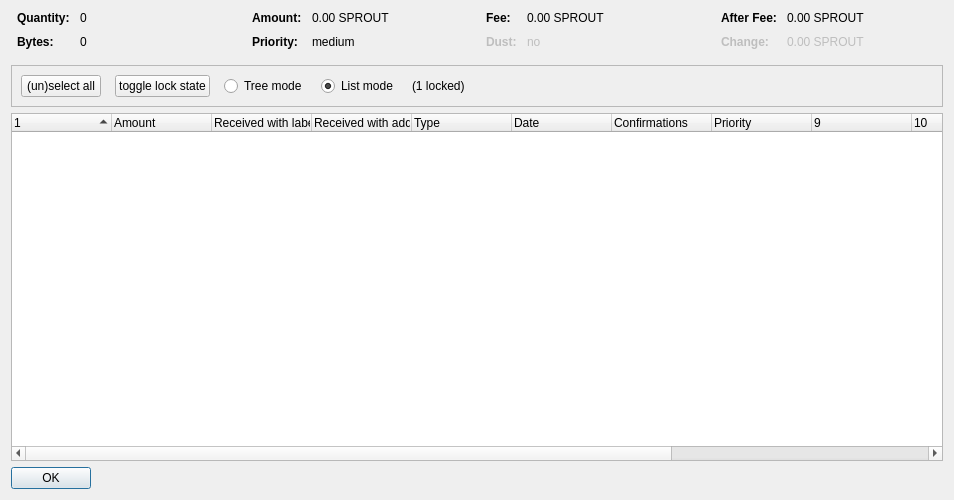
<?xml version="1.0" encoding="UTF-8"?>
<ui version="4.0">
 <class>CoinControlDialog</class>
 <widget class="QDialog" name="CoinControlDialog">
  <property name="geometry">
   <rect>
    <x>0</x>
    <y>0</y>
    <width>954</width>
    <height>500</height>
   </rect>
  </property>
  <property name="windowTitle">
   <string>Coin Selection</string>
  </property>
  <layout class="QVBoxLayout" name="verticalLayout">
   <item>
    <layout class="QHBoxLayout" name="horizontalLayoutTop" stretch="0,0,0,0">
     <property name="topMargin">
      <number>0</number>
     </property>
     <property name="bottomMargin">
      <number>10</number>
     </property>
     <item>
      <layout class="QFormLayout" name="formLayoutCoinControl1">
       <property name="horizontalSpacing">
        <number>10</number>
       </property>
       <property name="verticalSpacing">
        <number>10</number>
       </property>
       <property name="leftMargin">
        <number>6</number>
       </property>
       <property name="rightMargin">
        <number>6</number>
       </property>
       <item row="0" column="0">
        <widget class="QLabel" name="labelCoinControlQuantityText">
         <property name="font">
          <font>
           <weight>75</weight>
           <bold>true</bold>
          </font>
         </property>
         <property name="text">
          <string>Quantity:</string>
         </property>
        </widget>
       </item>
       <item row="0" column="1">
        <widget class="QLabel" name="labelCoinControlQuantity">
         <property name="cursor">
          <cursorShape>IBeamCursor</cursorShape>
         </property>
         <property name="contextMenuPolicy">
          <enum>Qt::ActionsContextMenu</enum>
         </property>
         <property name="text">
          <string notr="true">0</string>
         </property>
         <property name="textInteractionFlags">
          <set>Qt::LinksAccessibleByMouse|Qt::TextSelectableByKeyboard|Qt::TextSelectableByMouse</set>
         </property>
        </widget>
       </item>
       <item row="1" column="0">
        <widget class="QLabel" name="labelCoinControlBytesText">
         <property name="font">
          <font>
           <weight>75</weight>
           <bold>true</bold>
          </font>
         </property>
         <property name="text">
          <string>Bytes:</string>
         </property>
        </widget>
       </item>
       <item row="1" column="1">
        <widget class="QLabel" name="labelCoinControlBytes">
         <property name="cursor">
          <cursorShape>IBeamCursor</cursorShape>
         </property>
         <property name="contextMenuPolicy">
          <enum>Qt::ActionsContextMenu</enum>
         </property>
         <property name="text">
          <string notr="true">0</string>
         </property>
         <property name="textInteractionFlags">
          <set>Qt::LinksAccessibleByMouse|Qt::TextSelectableByKeyboard|Qt::TextSelectableByMouse</set>
         </property>
        </widget>
       </item>
      </layout>
     </item>
     <item>
      <layout class="QFormLayout" name="formLayoutCoinControl2">
       <property name="horizontalSpacing">
        <number>10</number>
       </property>
       <property name="verticalSpacing">
        <number>10</number>
       </property>
       <property name="leftMargin">
        <number>6</number>
       </property>
       <property name="rightMargin">
        <number>6</number>
       </property>
       <item row="0" column="0">
        <widget class="QLabel" name="labelCoinControlAmountText">
         <property name="font">
          <font>
           <weight>75</weight>
           <bold>true</bold>
          </font>
         </property>
         <property name="text">
          <string>Amount:</string>
         </property>
        </widget>
       </item>
       <item row="0" column="1">
        <widget class="QLabel" name="labelCoinControlAmount">
         <property name="cursor">
          <cursorShape>IBeamCursor</cursorShape>
         </property>
         <property name="contextMenuPolicy">
          <enum>Qt::ActionsContextMenu</enum>
         </property>
         <property name="text">
          <string notr="true">0.00 SPROUT</string>
         </property>
         <property name="textInteractionFlags">
          <set>Qt::LinksAccessibleByMouse|Qt::TextSelectableByKeyboard|Qt::TextSelectableByMouse</set>
         </property>
        </widget>
       </item>
       <item row="1" column="0">
        <widget class="QLabel" name="labelCoinControlPriorityText">
         <property name="font">
          <font>
           <weight>75</weight>
           <bold>true</bold>
          </font>
         </property>
         <property name="text">
          <string>Priority:</string>
         </property>
        </widget>
       </item>
       <item row="1" column="1">
        <widget class="QLabel" name="labelCoinControlPriority">
         <property name="cursor">
          <cursorShape>IBeamCursor</cursorShape>
         </property>
         <property name="contextMenuPolicy">
          <enum>Qt::ActionsContextMenu</enum>
         </property>
         <property name="text">
          <string>medium</string>
         </property>
         <property name="textInteractionFlags">
          <set>Qt::LinksAccessibleByMouse|Qt::TextSelectableByKeyboard|Qt::TextSelectableByMouse</set>
         </property>
        </widget>
       </item>
      </layout>
     </item>
     <item>
      <layout class="QFormLayout" name="formLayoutCoinControl3">
       <property name="horizontalSpacing">
        <number>10</number>
       </property>
       <property name="verticalSpacing">
        <number>10</number>
       </property>
       <property name="leftMargin">
        <number>6</number>
       </property>
       <property name="rightMargin">
        <number>6</number>
       </property>
       <item row="0" column="0">
        <widget class="QLabel" name="labelCoinControlFeeText">
         <property name="font">
          <font>
           <weight>75</weight>
           <bold>true</bold>
          </font>
         </property>
         <property name="text">
          <string>Fee:</string>
         </property>
        </widget>
       </item>
       <item row="0" column="1">
        <widget class="QLabel" name="labelCoinControlFee">
         <property name="cursor">
          <cursorShape>IBeamCursor</cursorShape>
         </property>
         <property name="contextMenuPolicy">
          <enum>Qt::ActionsContextMenu</enum>
         </property>
         <property name="text">
          <string notr="true">0.00 SPROUT</string>
         </property>
         <property name="textInteractionFlags">
          <set>Qt::LinksAccessibleByMouse|Qt::TextSelectableByKeyboard|Qt::TextSelectableByMouse</set>
         </property>
        </widget>
       </item>
       <item row="1" column="0">
        <widget class="QLabel" name="labelCoinControlLowOutputText">
         <property name="enabled">
          <bool>false</bool>
         </property>
         <property name="font">
          <font>
           <weight>75</weight>
           <bold>true</bold>
          </font>
         </property>
         <property name="text">
          <string>Dust:</string>
         </property>
        </widget>
       </item>
       <item row="1" column="1">
        <widget class="QLabel" name="labelCoinControlLowOutput">
         <property name="enabled">
          <bool>false</bool>
         </property>
         <property name="cursor">
          <cursorShape>IBeamCursor</cursorShape>
         </property>
         <property name="contextMenuPolicy">
          <enum>Qt::ActionsContextMenu</enum>
         </property>
         <property name="text">
          <string>no</string>
         </property>
         <property name="textInteractionFlags">
          <set>Qt::LinksAccessibleByMouse|Qt::TextSelectableByKeyboard|Qt::TextSelectableByMouse</set>
         </property>
        </widget>
       </item>
      </layout>
     </item>
     <item>
      <layout class="QFormLayout" name="formLayoutCoinControl4">
       <property name="horizontalSpacing">
        <number>10</number>
       </property>
       <property name="verticalSpacing">
        <number>10</number>
       </property>
       <property name="leftMargin">
        <number>6</number>
       </property>
       <property name="rightMargin">
        <number>6</number>
       </property>
       <item row="0" column="0">
        <widget class="QLabel" name="labelCoinControlAfterFeeText">
         <property name="font">
          <font>
           <weight>75</weight>
           <bold>true</bold>
          </font>
         </property>
         <property name="text">
          <string>After Fee:</string>
         </property>
        </widget>
       </item>
       <item row="0" column="1">
        <widget class="QLabel" name="labelCoinControlAfterFee">
         <property name="cursor">
          <cursorShape>IBeamCursor</cursorShape>
         </property>
         <property name="contextMenuPolicy">
          <enum>Qt::ActionsContextMenu</enum>
         </property>
         <property name="text">
          <string notr="true">0.00 SPROUT</string>
         </property>
         <property name="textInteractionFlags">
          <set>Qt::LinksAccessibleByMouse|Qt::TextSelectableByKeyboard|Qt::TextSelectableByMouse</set>
         </property>
        </widget>
       </item>
       <item row="1" column="0">
        <widget class="QLabel" name="labelCoinControlChangeText">
         <property name="enabled">
          <bool>false</bool>
         </property>
         <property name="font">
          <font>
           <weight>75</weight>
           <bold>true</bold>
          </font>
         </property>
         <property name="text">
          <string>Change:</string>
         </property>
        </widget>
       </item>
       <item row="1" column="1">
        <widget class="QLabel" name="labelCoinControlChange">
         <property name="enabled">
          <bool>false</bool>
         </property>
         <property name="cursor">
          <cursorShape>IBeamCursor</cursorShape>
         </property>
         <property name="contextMenuPolicy">
          <enum>Qt::ActionsContextMenu</enum>
         </property>
         <property name="text">
          <string notr="true">0.00 SPROUT</string>
         </property>
         <property name="textInteractionFlags">
          <set>Qt::LinksAccessibleByMouse|Qt::TextSelectableByKeyboard|Qt::TextSelectableByMouse</set>
         </property>
        </widget>
       </item>
      </layout>
     </item>
    </layout>
   </item>
   <item>
    <widget class="QFrame" name="frame">
     <property name="minimumSize">
      <size>
       <width>0</width>
       <height>40</height>
      </size>
     </property>
     <property name="frameShape">
      <enum>QFrame::StyledPanel</enum>
     </property>
     <property name="frameShadow">
      <enum>QFrame::Sunken</enum>
     </property>
     <layout class="QHBoxLayout" name="horizontalLayout">
      <item>
       <layout class="QHBoxLayout" name="horizontalLayoutPanel" stretch="0,0,0,0,0,0">
        <property name="spacing">
         <number>14</number>
        </property>
        <item>
         <widget class="QPushButton" name="pushButtonSelectAll">
          <property name="sizePolicy">
           <sizepolicy hsizetype="Maximum" vsizetype="Fixed">
            <horstretch>0</horstretch>
            <verstretch>0</verstretch>
           </sizepolicy>
          </property>
          <property name="text">
           <string>(un)select all</string>
          </property>
          <property name="autoDefault">
           <bool>false</bool>
          </property>
         </widget>
        </item>
        <item>
         <widget class="QPushButton" name="pushButtonToggleLock">
          <property name="sizePolicy">
           <sizepolicy hsizetype="Maximum" vsizetype="Fixed">
            <horstretch>0</horstretch>
            <verstretch>0</verstretch>
           </sizepolicy>
          </property>
          <property name="text">
           <string>toggle lock state</string>
          </property>
          <property name="autoDefault">
           <bool>false</bool>
          </property>
         </widget>
        </item>
        <item>
         <widget class="QRadioButton" name="radioTreeMode">
          <property name="sizePolicy">
           <sizepolicy hsizetype="Maximum" vsizetype="Fixed">
            <horstretch>0</horstretch>
            <verstretch>0</verstretch>
           </sizepolicy>
          </property>
          <property name="text">
           <string>Tree mode</string>
          </property>
         </widget>
        </item>
        <item>
         <widget class="QRadioButton" name="radioListMode">
          <property name="sizePolicy">
           <sizepolicy hsizetype="Maximum" vsizetype="Fixed">
            <horstretch>0</horstretch>
            <verstretch>0</verstretch>
           </sizepolicy>
          </property>
          <property name="text">
           <string>List mode</string>
          </property>
          <property name="checked">
           <bool>true</bool>
          </property>
         </widget>
        </item>
        <item>
         <widget class="QLabel" name="labelLocked">
          <property name="text">
           <string>(1 locked)</string>
          </property>
         </widget>
        </item>
        <item>
         <spacer name="horizontalSpacer">
          <property name="orientation">
           <enum>Qt::Horizontal</enum>
          </property>
          <property name="sizeHint" stdset="0">
           <size>
            <width>40</width>
            <height>20</height>
           </size>
          </property>
         </spacer>
        </item>
       </layout>
      </item>
     </layout>
    </widget>
   </item>
   <item>
    <widget class="CoinControlTreeWidget" name="treeWidget">
     <property name="contextMenuPolicy">
      <enum>Qt::CustomContextMenu</enum>
     </property>
     <property name="sortingEnabled">
      <bool>false</bool>
     </property>
     <property name="columnCount">
      <number>13</number>
     </property>
     <attribute name="headerShowSortIndicator" stdset="0">
      <bool>true</bool>
     </attribute>
     <attribute name="headerStretchLastSection">
      <bool>false</bool>
     </attribute>
     <column>
      <property name="text">
       <string/>
      </property>
     </column>
     <column>
      <property name="text">
       <string>Amount</string>
      </property>
     </column>
     <column>
      <property name="text">
       <string>Received with label</string>
      </property>
     </column>
     <column>
      <property name="text">
       <string>Received with address</string>
      </property>
     </column>
     <column>
      <property name="text">
	<string>Type</string>
      </property>
     </column>
     <column>
      <property name="text">	 
       <string>Date</string>
      </property>
     </column>
     <column>
      <property name="text">
       <string>Confirmations</string>
      </property>
      <property name="toolTip">
       <string>Confirmed</string>
      </property>
     </column>
     <column>
      <property name="text">
       <string>Priority</string>
      </property>
     </column>
     <column>
      <property name="text">
       <string/>
      </property>
     </column>
     <column>
      <property name="text">
       <string/>
      </property>
     </column>
     <column>
      <property name="text">
       <string/>
      </property>
     </column>
     <column>
      <property name="text">
       <string/>
      </property>
     </column>
     <column>
      <property name="text">
       <string/>
      </property>
     </column>
    </widget>
   </item>
   <item>
    <widget class="QDialogButtonBox" name="buttonBox">
     <property name="sizePolicy">
      <sizepolicy hsizetype="Maximum" vsizetype="Fixed">
       <horstretch>0</horstretch>
       <verstretch>0</verstretch>
      </sizepolicy>
     </property>
     <property name="orientation">
      <enum>Qt::Horizontal</enum>
     </property>
     <property name="standardButtons">
      <set>QDialogButtonBox::Ok</set>
     </property>
    </widget>
   </item>
  </layout>
 </widget>
 <customwidgets>
  <customwidget>
   <class>CoinControlTreeWidget</class>
   <extends>QTreeWidget</extends>
   <header>coincontroltreewidget.h</header>
  </customwidget>
 </customwidgets>
 <resources/>
 <connections/>
</ui>
